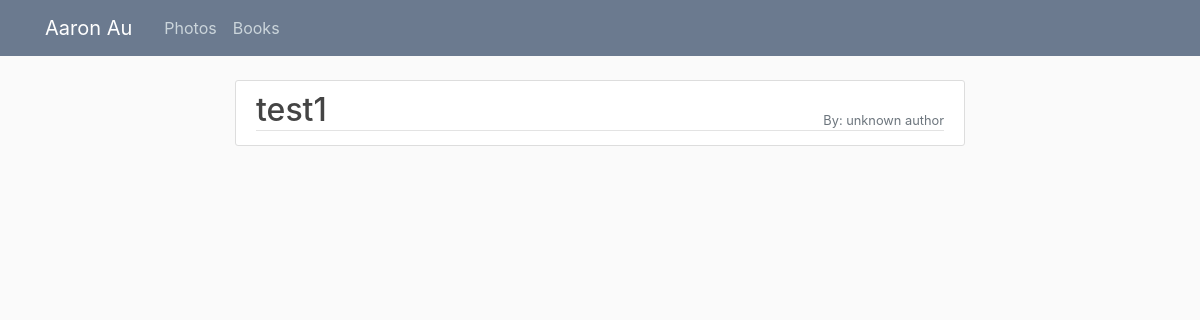
The app's page /book/, older data.
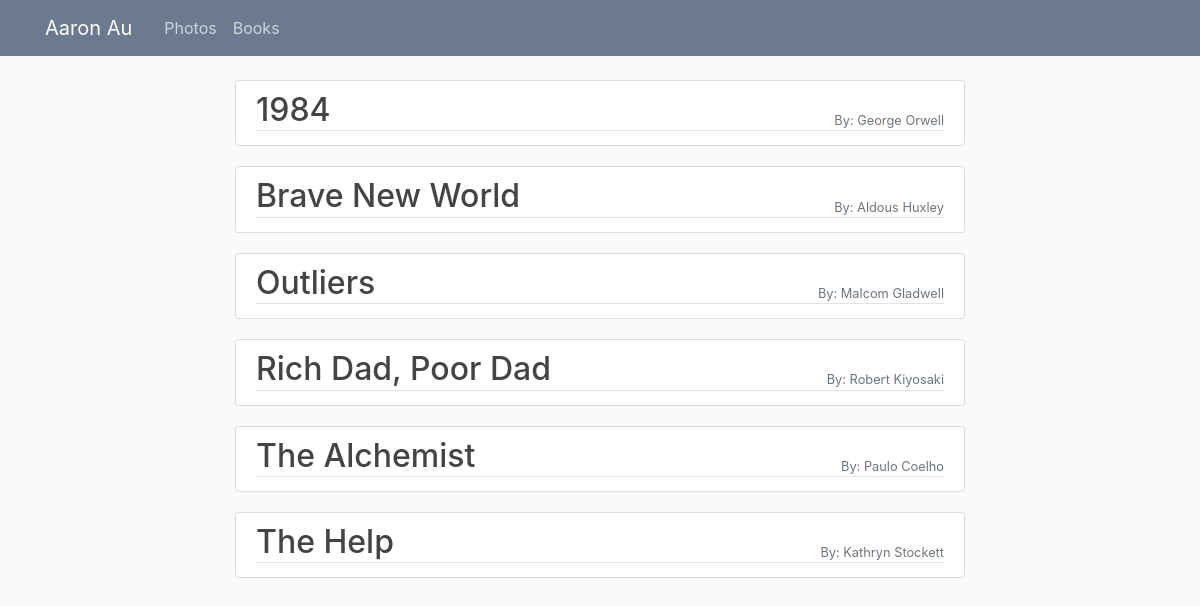
The same page, newer data.
### book/models.py (models this page shows, shortened)
class Book(models.Model):
	title = models.CharField(max_length=100)
	writer = models.CharField(max_length=100, default='unknown author')
	GENRES = (
		('SF', 'Science Fiction'),
		('F', 'Fantasy'),
		('Myt', 'Mythology'),
		('Ad', 'Adventure'),
		('Mys', 'Mystery'),
		('Dr', 'Drama'),
		('Rom', 'Romance'),
		('Hor', 'Horror'),
		('Com', 'Comdey'),
		('Th', 'Thriller'),
		('Dy', 'Dystopia'),
	)
	genre = models.CharField(max_length=3, choices=GENRES, default='SF')

### book/views.py (the view)
# urls.py: path('', BookListView.as_view(), name='book-home'),
class BookListView(ListView):
	model = Book
	template_name = 'book/home.html'
	context_object_name = 'books'
	ordering = ['title']
	paginate_by = 10
	def get_context_data(self, **kwargs):
		context = super().get_context_data(**kwargs)
		context['page'] = 'Books'
		context['css'] = 'book/main.css'
		return context

### book/templates/book/home.html
{% extends "base.html" %}
{% block content %}
    {% for book in books %}
    <a href="{% url 'book-detail' book.id %}">
      <article class="media content-section">
        <div class="media-body">
          <div style="position:relative; text-align:left;" class="article-metadata">
            <h2 style="display:inline;">{{ book.title }}</h2>
            <small style="position: absolute; bottom:0; right:0" class="text-muted"> By: {{ book.writer }}</small>
          </div>
        </div>
      </article>
    </a>
    {% endfor %}
{% endblock content %}

Row changes from the older to the newer data that the page shows:
removed Book: title "test1", writer "unknown author"
added Book: title "1984", writer "George Orwell"
added Book: title "Brave New World", writer "Aldous Huxley"
added Book: title "Outliers", writer "Malcom Gladwell"
added Book: title "Rich Dad, Poor Dad", writer "Robert Kiyosaki"
added Book: title "The Alchemist", writer "Paulo Coelho"
added Book: title "The Help", writer "Kathryn Stockett"
